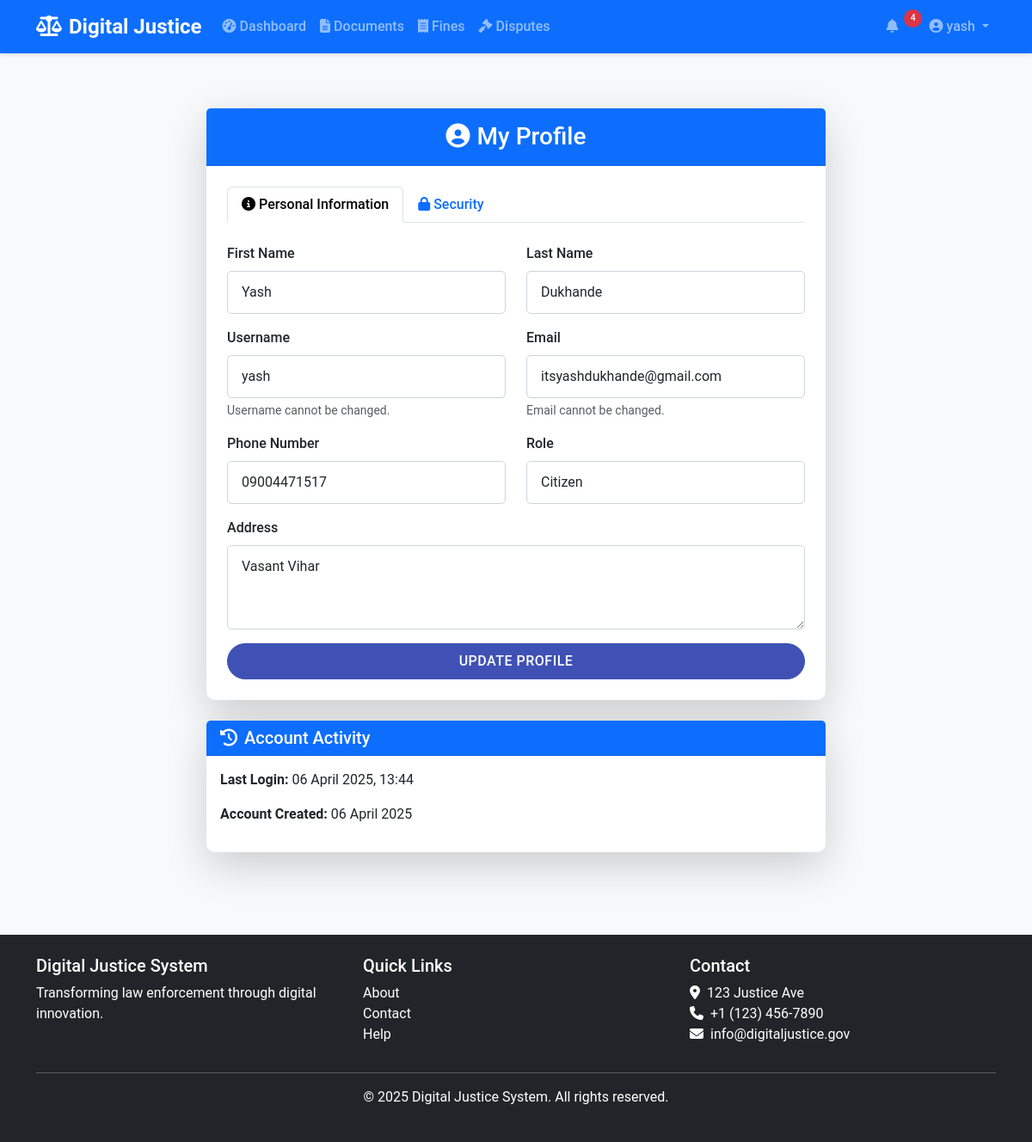
Screenshot of /profile (signed in) with the database file from the repository.
### app/models/user.py (models this page shows, shortened)
class User(db.Model, UserMixin):
    __tablename__ = 'users'
    id = db.Column(db.Integer, primary_key=True)
    username = db.Column(db.String(64), unique=True, index=True)
    email = db.Column(db.String(120), unique=True, index=True)
    password_hash = db.Column(db.String(128))
    first_name = db.Column(db.String(64))
    last_name = db.Column(db.String(64))
    phone = db.Column(db.String(20))
    address = db.Column(db.String(256))
    role = db.Column(db.String(20), default='citizen')  # citizen, police, court, admin
    created_at = db.Column(db.DateTime, default=datetime.utcnow)
    last_login = db.Column(db.DateTime)
    is_active = db.Column(db.Boolean, default=True)
    documents = db.relationship('Document', foreign_keys='Document.user_id', backref='owner', lazy='dynamic')
    verified_documents = db.relationship('Document', foreign_keys='Document.verified_by', backref='verifier', lazy='dynamic')
    fines = db.relationship('Fine', foreign_keys='Fine.user_id', backref='user', lazy='dynamic')
    issued_fines = db.relationship('Fine', foreign_keys='Fine.issued_by', backref='issuer', lazy='dynamic')
    disputes = db.relationship('Dispute', foreign_keys='Dispute.user_id', backref='user', lazy='dynamic')
    assigned_disputes = db.relationship('Dispute', foreign_keys='Dispute.assigned_to', backref='assigned_officer', lazy='dynamic')
    sent_messages = db.relationship('Message', foreign_keys='Message.sender_id', backref='sender', lazy='dynamic')
    received_messages = db.relationship('Message', foreign_keys='Message.recipient_id', backref='recipient', lazy='dynamic')
    def is_admin(self):
        return self.role == 'admin'
    def is_police(self):
        return self.role == 'police'

### app/routes/auth.py (the view, shortened to what this page needs)
@auth_bp.route('/profile', methods=['GET', 'POST'])
@login_required
def profile():
    return render_template('auth/profile.html')

### app/models/user.py (called while the page is built)
@login_manager.user_loader
def load_user(user_id):
    return User.query.get(int(user_id))

### app/templates/auth/profile.html (shortened to what this page needs)
{% extends 'base.html' %}
{% block content %}
<div class="container">
    <div class="row justify-content-center">
        <div class="col-md-8">
            <div class="card shadow-lg border-0 rounded-lg mt-4">
                <div class="card-header bg-primary text-white text-center py-3">
                    <h3 class="mb-0"><i class="fas fa-user-circle me-2"></i>My Profile</h3>
                </div>
                <div class="card-body p-4">
                    <ul class="nav nav-tabs mb-4" id="profileTabs" role="tablist">
                        <li class="nav-item" role="presentation">
                            <button class="nav-link active" id="info-tab" data-bs-toggle="tab" data-bs-target="#info" type="button" role="tab" aria-controls="info" aria-selected="true">
                                <i class="fas fa-info-circle me-1"></i>Personal Information
                            </button>
                        </li>
                        <li class="nav-item" role="presentation">
                            <button class="nav-link" id="security-tab" data-bs-toggle="tab" data-bs-target="#security" type="button" role="tab" aria-controls="security" aria-selected="false">
                                <i class="fas fa-lock me-1"></i>Security
                            </button>
                        </li>
                    </ul>
                    <div class="tab-content" id="profileTabsContent">
                        <div class="tab-pane fade show active" id="info" role="tabpanel" aria-labelledby="info-tab">
                            <form method="POST" action="{{ url_for('auth.profile') }}">
                                <div class="row mb-3">
                                    <div class="col-md-6">
                                        <label for="first_name" class="form-label">First Name</label>
                                        <input type="text" class="form-control" id="first_name" name="first_name" value="{{ current_user.first_name }}" required>
                                    </div>
                                    <div class="col-md-6">
                                        <label for="last_name" class="form-label">Last Name</label>
                                        <input type="text" class="form-control" id="last_name" name="last_name" value="{{ current_user.last_name }}" required>
                                    </div>
                                </div>
                                <div class="row mb-3">
                                    <div class="col-md-6">
                                        <label for="username" class="form-label">Username</label>
                                        <input type="text" class="form-control" id="username" value="{{ current_user.username }}" readonly>
                                        <div class="form-text">Username cannot be changed.</div>
                                    </div>
                                    <div class="col-md-6">
                                        <label for="email" class="form-label">Email</label>
                                        <input type="email" class="form-control" id="email" value="{{ current_user.email }}" readonly>
                                        <div class="form-text">Email cannot be changed.</div>
                                    </div>
                                </div>
                                <div class="row mb-3">
                                    <div class="col-md-6">
                                        <label for="phone" class="form-label">Phone Number</label>
                                        <input type="tel" class="form-control" id="phone" name="phone" value="{{ current_user.phone }}">
                                    </div>
                                    <div class="col-md-6">
                                        <label for="role" class="form-label">Role</label>
                                        <input type="text" class="form-control" id="role" value="{{ current_user.role|capitalize }}" readonly>
                                    </div>
                                </div>
                                <div class="mb-3">
                                    <label for="address" class="form-label">Address</label>
                                    <textarea class="form-control" id="address" name="address" rows="3">{{ current_user.address }}</textarea>
                                </div>
                                <div class="d-grid">
                                    <button type="submit" class="btn btn-primary">Update Profile</button>
                                </div>
                            </form>
                        </div>
                    </div>
                </div>
            </div>
            <div class="card shadow-lg border-0 rounded-lg mt-4">
                <div class="card-header bg-primary text-white">
                    <h5 class="mb-0"><i class="fas fa-history me-2"></i>Account Activity</h5>
                </div>
                <div class="card-body">
                    <p><strong>Last Login:</strong> {{ current_user.last_login.strftime('%d %B %Y, %H:%M') if current_user.last_login else 'N/A' }}</p>
                    <p><strong>Account Created:</strong> {{ current_user.created_at.strftime('%d %B %Y') }}</p>
                </div>
            </div>
        </div>
    </div>
</div>
{% endblock %}

### app/templates/base.html (shortened to what this page needs)
<!DOCTYPE html>
<html lang="en">
<head>
    <link href="https://cdn.jsdelivr.net/npm/bootstrap@5.3.0/dist/css/bootstrap.min.css" rel="stylesheet">
    <link rel="stylesheet" href="https://cdnjs.cloudflare.com/ajax/libs/font-awesome/6.4.0/css/all.min.css">
    <link rel="stylesheet" href="{{ url_for('static', filename='css/style.css') }}">
</head>
<body>
    <nav class="navbar navbar-expand-lg navbar-dark bg-primary sticky-top">
        <div class="container">
            <a class="navbar-brand" href="{{ url_for('main.index') }}">
                <i class="fas fa-balance-scale me-2"></i>Digital Justice
            </a>
            <div class="collapse navbar-collapse" id="navbarNav">
                <ul class="navbar-nav me-auto">
                    {% if current_user.is_authenticated %}
                    <li class="nav-item">
                        <a class="nav-link" href="{{ url_for('main.dashboard') }}">
                            <i class="fas fa-tachometer-alt me-1"></i>Dashboard
                        </a>
                    </li>
                    <li class="nav-item">
                        <a class="nav-link" href="{{ url_for('document.index') }}">
                            <i class="fas fa-file-alt me-1"></i>Documents
                        </a>
                    </li>
                    <li class="nav-item">
                        <a class="nav-link" href="{{ url_for('fine.index') }}">
                            <i class="fas fa-receipt me-1"></i>Fines
                        </a>
                    </li>
                    <li class="nav-item">
                        <a class="nav-link" href="{{ url_for('dispute.index') }}">
                            <i class="fas fa-gavel me-1"></i>Disputes
                        </a>
                    </li>
                    {% endif %}
                </ul>
                <ul class="navbar-nav">
                    {% if current_user.is_authenticated %}
                    <li class="nav-item dropdown">
                        <a class="nav-link dropdown-toggle" href="#" id="communicationDropdown" role="button" data-bs-toggle="dropdown">
                            <i class="fas fa-bell me-1"></i>
                            <span class="badge bg-danger rounded-pill notification-badge" id="notification-count">
                                {{ current_user.notifications|selectattr('is_read', 'equalto', false)|list|length }}
                            </span>
                        </a>
                    </li>
                    <li class="nav-item dropdown">
                        <a class="nav-link dropdown-toggle" href="#" id="userDropdown" role="button" data-bs-toggle="dropdown">
                            <i class="fas fa-user-circle me-1"></i>{{ current_user.username }}
                        </a>
                    </li>
                    {% endif %}
                </ul>
            </div>
        </div>
    </nav>
    <main class="container py-4">
        {% block content %}{% endblock %}
    </main>
    <footer class="bg-dark text-white py-4 mt-5">
        <div class="container">
            <div class="row">
                <div class="col-md-4">
                    <h5>Digital Justice System</h5>
                    <p>Transforming law enforcement through digital innovation.</p>
                </div>
                <div class="col-md-4">
                    <h5>Quick Links</h5>
                    <ul class="list-unstyled">
                        <li><a href="{{ url_for('main.about') }}" class="text-white">About</a></li>
                        <li><a href="{{ url_for('main.contact') }}" class="text-white">Contact</a></li>
                        <li><a href="{{ url_for('main.help') }}" class="text-white">Help</a></li>
                    </ul>
                </div>
                <div class="col-md-4">
                    <h5>Contact</h5>
                    <address>
                        <i class="fas fa-map-marker-alt me-2"></i>123 Justice Ave<br>
                        <i class="fas fa-phone me-2"></i>+1 (123) 456-7890<br>
                        <i class="fas fa-envelope me-2"></i>info@digitaljustice.gov
                    </address>
                </div>
            </div>
            <hr>
            <div class="text-center">
                <p>&copy; 2025 Digital Justice System. All rights reserved.</p>
            </div>
        </div>
    </footer>
</body>
</html>

### app/static/css/style.css (style rules this page uses)
:root { --primary-color: #3f51b5; --secondary-color: #ff4081; --accent-color: #00bcd4; --success-color: #4caf50; --warning-color: #ff9800; --danger-color: #f44336; --dark-color: #212121; --light-color: #f5f5f5; --text-color: #333333; --gray-color: #9e9e9e; }
body { font-family: 'Roboto', sans-serif; color: var(--text-color); background-color: #f8f9fa; min-height: 100vh; display: flex; flex-direction: column; }
main { flex: 1; }
.navbar { box-shadow: 0 2px 4px rgba(0, 0, 0, 0.1); }
.navbar-brand { font-weight: 700; font-size: 1.5rem; }
.nav-link { font-weight: 500; }
.notification-badge { position: absolute; top: 0; right: 0; font-size: 0.65rem; }
.card { border: none; border-radius: 10px; box-shadow: 0 4px 6px rgba(0, 0, 0, 0.1); transition: transform 0.3s ease, box-shadow 0.3s ease; margin-bottom: 1.5rem; }
.card-header { background-color: rgba(0, 0, 0, 0.03); border-bottom: 1px solid rgba(0, 0, 0, 0.125); font-weight: 600; }
.btn { border-radius: 50px; padding: 0.5rem 1.5rem; font-weight: 500; text-transform: uppercase; letter-spacing: 0.5px; transition: all 0.3s ease; }
.btn-primary { background-color: var(--primary-color); border-color: var(--primary-color); }
.form-control { border-radius: 5px; padding: 0.75rem 1rem; border: 1px solid #ced4da; }
.form-label { font-weight: 500; margin-bottom: 0.5rem; }
.badge { padding: 0.5em 0.75em; font-weight: 500; border-radius: 50px; }
footer { margin-top: auto; }
footer a { text-decoration: none; transition: color 0.3s ease; }

### rows the page displays
User: username "yash", first_name "Yash", last_name "Dukhande", email "itsyashdukhande@gmail.com", phone "09004471517", role "Citizen", address "Vasant Vihar", last_login "06 April 2025, 13:44", created_at "06 April 2025"
